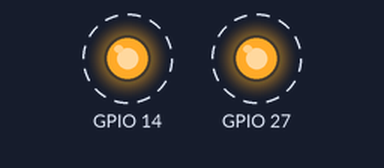
Simulated run of this sketch. Board: ESP32. Shown: output pins drawn as LEDs (lit = HIGH). Dashed ring = blinking.

Above: at 0.2 s.
Timing chart, 0 to 3.0 s (numbered marks = the images above):
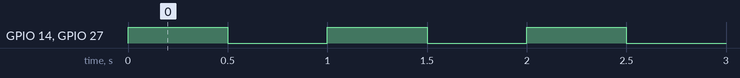

Measured:
- by itself, GPIO 14, GPIO 27: alternates HIGH for 0.50 s and LOW for 0.50 s

The sketch:

main.ino
```cpp
#include <Arduino.h>

// Fungsi tugas pertama
void Task1(void *pvParameters) {
    while (1) {
        digitalWrite(27, HIGH);
        vTaskDelay(500 / portTICK_PERIOD_MS); // Delay 1 detik
        digitalWrite(27, LOW);
        vTaskDelay(500 / portTICK_PERIOD_MS); // Delay 1 detik
    }
}

// Fungsi tugas kedua
void Task2(void *pvParameters) {
    while (1) {
        digitalWrite(14, HIGH);
        vTaskDelay(500 / portTICK_PERIOD_MS); // Delay 1 detik
        digitalWrite(14, LOW);
        vTaskDelay(500 / portTICK_PERIOD_MS); // Delay 1 detik
    }
}

void setup() {
    Serial.begin(115200);
    pinMode(27, OUTPUT);
    pinMode(14, OUTPUT);

    // Membuat tugas pertama
    xTaskCreate(Task1, "Task 1", 2048, NULL, 1, NULL);
    // Membuat tugas kedua
    xTaskCreate(Task2, "Task 2", 2048, NULL, 1, NULL);
}

void loop() {
    // Tidak ada apa-apa di loop()
}
```
